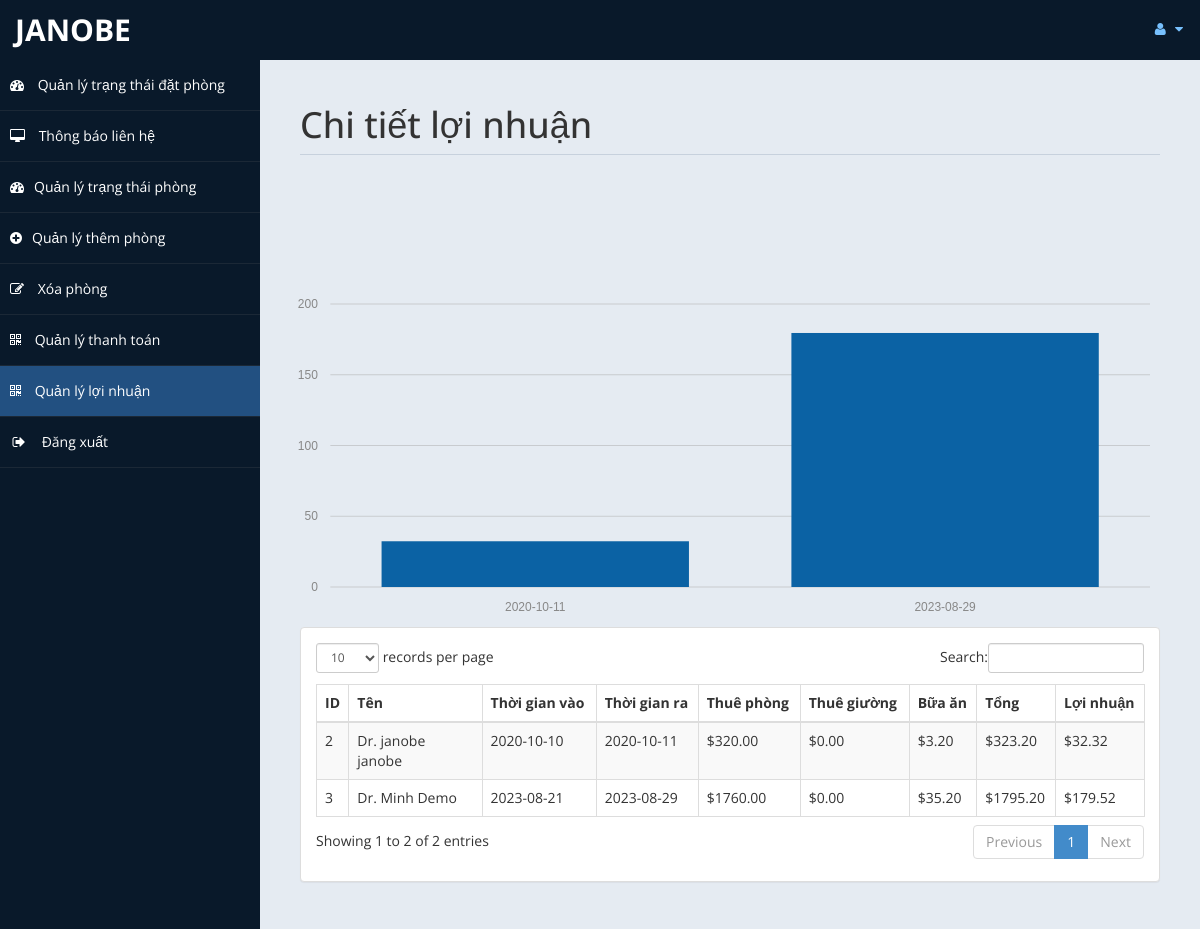
The app's page /admin/profit.php (signed in) with its own data.
### tables this page shows
CREATE TABLE `payment` (
  `id` int(11) DEFAULT NULL,
  `title` varchar(5) DEFAULT NULL,
  `fname` varchar(30) DEFAULT NULL,
  `lname` varchar(30) DEFAULT NULL,
  `troom` varchar(30) DEFAULT NULL,
  `tbed` varchar(30) DEFAULT NULL,
  `nroom` int(11) DEFAULT NULL,
  `cin` date DEFAULT NULL,
  `cout` date DEFAULT NULL,
  `ttot` double(8,2) DEFAULT NULL,
  `fintot` double(8,2) DEFAULT NULL,
  `mepr` double(8,2) DEFAULT NULL,
  `meal` varchar(30) DEFAULT NULL,
  `btot` double(8,2) DEFAULT NULL,
  `noofdays` int(11) DEFAULT NULL
);

### admin/profit.php (the view, shortened to what this page needs)
<!DOCTYPE html>
<html xmlns="http://www.w3.org/1999/xhtml">
<head>
    <link href="assets/css/bootstrap.css" rel="stylesheet" />
    <link href="assets/css/font-awesome.css" rel="stylesheet" />
    <link rel="stylesheet" href="assets/css/morris.css">
    <link href="assets/css/custom-styles.css" rel="stylesheet" />
    <link href="assets/js/dataTables/dataTables.bootstrap.css" rel="stylesheet" />
</head>
<body>
    <div id="wrapper">
        <nav class="navbar navbar-default top-navbar" role="navigation">
            <div class="navbar-header">
                <a class="navbar-brand" href="home.php"><?php echo $_SESSION["user"]; ?> </a>
            </div>
            <ul class="nav navbar-top-links navbar-right">
                <li class="dropdown">
                    <a class="dropdown-toggle" data-toggle="dropdown" href="#" aria-expanded="false">
                        <i class="fa fa-user fa-fw"></i> <i class="fa fa-caret-down"></i>
                    </a>
                </li>
            </ul>
        </nav>
        <nav class="navbar-default navbar-side" role="navigation">
            <div class="sidebar-collapse">
                <ul class="nav" id="main-menu">
                    <li>
                        <a href="home.php"><i class="fa fa-dashboard"></i> Quản lý trạng thái đặt phòng</a>
                    </li>
                    <li>
                        <a href="messages.php"><i class="fa fa-desktop"></i> Thông báo liên hệ</a>
                    </li>
                    <li>
                        <a href="setting-add.php"><i class="fa fa-dashboard"></i>Quản lý trạng thái phòng</a>
                    </li>
                    <li>
                        <a href="room-add.php"><i class="fa fa-plus-circle"></i>Quản lý thêm phòng</a>
                    </li>
                    <li>
                        <a href="room-del.php"><i class="fa fa-pencil-square-o"></i> Xóa phòng</a>
                    </li>
                    <li>
                        <a href="Payment.php"><i class="fa fa-qrcode"></i> Quản lý thanh toán</a>
                    </li>
                    <li>
                        <a class="active-menu" href="profit.php"><i class="fa fa-qrcode"></i> Quản lý lợi nhuận</a>
                    </li>
                    <li>
                        <a href="logout.php"><i class="fa fa-sign-out fa-fw"></i> Đăng xuất</a>
                    </li>
            </div>
        </nav>
        <div id="page-wrapper">
            <div id="page-inner">
                <div class="row">
                    <div class="col-md-12">
                        <h1 class="page-header">
                            Chi tiết lợi nhuận<small> </small>
                        </h1>
                    </div>
                </div>
                <div class="row">
                    <?php
                    include('db.php');
                    ?>
                    <br>
                    <br>
                    <br>
                    <br>
                    <div id="chart"></div>
                    <div class="col-md-12">
                        <div class="panel panel-default">
                            <div class="panel-body">
                                <div class="table-responsive">
                                    <table class="table table-striped table-bordered table-hover" id="dataTables-example">
                                        <thead>
                                            <tr>
                                                <th>ID</th>
                                                <th>Tên</th>
                                                <th>Thời gian vào</th>
                                                <th>Thời gian ra</th>
                                                <th>Thuê phòng</th>
                                                <th>Thuê giường</th>
                                                <th>Bữa ăn </th>
                                                <th>Tổng</th>
                                                <th>Lợi nhuận</th>
                                            </tr>
                                        </thead>
                                        <tbody>
                                            <?php
                                            $sql = "select * from payment";
                                            $re = mysqli_query($con, $sql);
                                            while ($row = mysqli_fetch_array($re)) {
                                                $id = $row['id'];
                                                if ($id % 2 == 1) {
                                                    echo "<tr class='gradeC'>
													<td>" . $row['id'] . " </td>
													<td>" . $row['title'] . " " . $row['fname'] . " " . $row['lname'] . "</td>
													<td>" . $row['cin'] . "</td>
													<td>" . $row['cout'] . "</td>
													<td>$" . $row['ttot'] . "</td>
													<td>$" . $row['mepr'] . "</td>
													<td>$" . $row['btot'] . "</td>
													<td>$" . $row['fintot'] . "</td>
													<td>$" . $row['fintot'] * 10 / 100 . "</td>
													</tr>";
                                                } else {
                                                    echo "<tr class='gradeU'>
													<td>" . $row['id'] . " </td>
													<td>" . $row['title'] . " " . $row['fname'] . " " . $row['lname'] . "</td>
													<td>" . $row['cin'] . "</td>
													<td>" . $row['cout'] . "</td>
													<td>$" . $row['ttot'] . "</td>
													<td>$" . $row['mepr'] . "</td>
													<td>$" . $row['btot'] . "</td>
													<td>$" . $row['fintot'] . "</td>
													<td>$" . $row['fintot'] * 10 / 100 . "</td>
													</tr>";
                                                }
                                            }
                                            ?>
                                        </tbody>
                                    </table>
                                </div>
                            </div>
                        </div>
                    </div>
                </div>
            </div>
        </div>
    </div>
</body>
</html>

### admin/assets/css/custom-styles.css (style rules this page uses)
body { font-family: 'Open Sans', sans-serif; }
#wrapper { width: 100%; background:#09192A; }
#page-wrapper { padding: 15px 15px; min-height: 600px; background:#E5EBF2; }
#page-inner { width:100%; margin:10px 20px 10px 0px; background-color:transparent; padding:10px; min-height:1200px; }
h1, .h1, h2, .h2, h3, .h3 { margin-top: 7px; margin-bottom: -5px; }
.page-header { padding-bottom: 9px; margin: 10px 0 45px; border-bottom: 1px solid #C7D1DD; }
.top-navbar { margin:0px; }
.top-navbar .navbar-brand { color: #fff; width: 260px; text-align: left; height: 60px; font-size: 30px; font-weight: 700; text-transform: uppercase; line-height: 30px; }
.top-navbar .nav > li { position: relative; display: inline-block; }
.top-navbar .nav > li > a { position: relative; display: block; padding: 19px 15px; color: #77C0FD; }
.active-menu { background-color:#225081!important; }
.sidebar-collapse , .sidebar-collapse .nav { background:none; }
.sidebar-collapse .nav { padding:0; }
.sidebar-collapse .nav > li > a { color:#fff; background:transparent; text-shadow:none; }
.sidebar-collapse > .nav > li > a { padding:15px 10px; }
.sidebar-collapse > .nav > li { border-bottom: 1px solid rgba(107, 108, 109, 0.19); }
.navbar-side { border:none; background-color: transparent; }
.top-navbar { background:#09192A; border-bottom:none; }
.top-navbar .nav > li > a > i { margin-right: 2px; }
.navbar-default { border:0px solid black; }
.navbar-header { background: #09192A; }
.nav > li > a > i { margin-right:10px; }
@media (min-width:768px) { #page-wrapper { margin: 0 0 0 260px; padding: 15px 30px; min-height: 1200px; } }
@media (min-width:768px) { .navbar-side { z-index: 1; position: absolute; width: 260px; } }
@media (min-width:768px) { .navbar { border-radius: 0px; } }

### records on screen
payment: id "2", title "Dr.", fname "janobe", lname "janobe", cin "2020-10-10", cout "2020-10-11", ttot "320.00", mepr "0.00", btot "3.20", fintot "323.20", $row['fintot']*10/100 "32.32"
payment: id "3", title "Dr.", fname "Minh", lname "Demo", cin "2023-08-21", cout "2023-08-29", ttot "1760.00", mepr "0.00", btot "35.20", fintot "1795.20", $row['fintot']*10/100 "179.52"

### other values on screen
$_SESSION["user"] "JANOBE"
